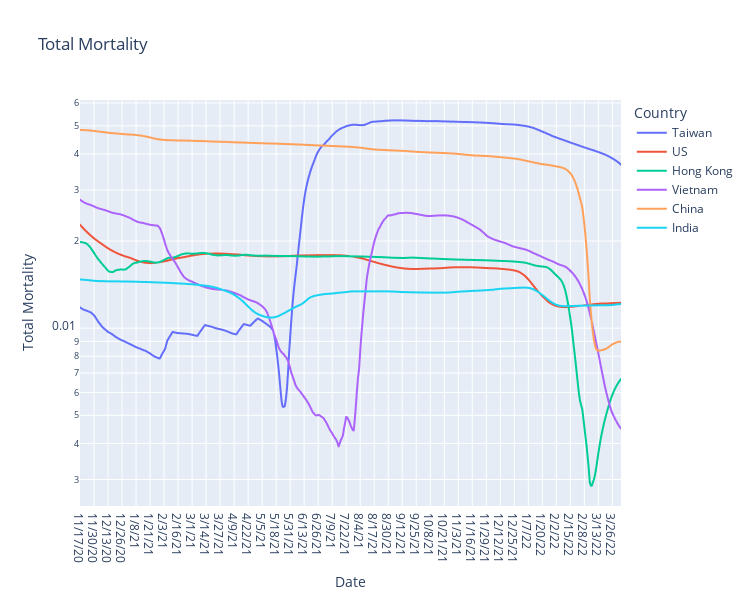

This figure's notebook cell:
### Code cell
ploty_line('Total Mortality', log_plot=True)

### Figure 1 — Plotly figure (JSON) as saved in the notebook; plotly's stock layout.template omitted (floating-point values rounded to 4 significant figures; data arrays with more than 128 entries replaced by an {"elided": "..."} marker saying what was removed)
{"data": [{"hovertemplate": "Country=Taiwan<br>Date=%{x}<br>Total Mortality=%{y}<extra></extra>", "legendgroup": "Taiwan", "line": {"color": "#636efa", "dash": "solid"}, "marker": {"symbol": "circle"}, "mode": "lines", "name": "Taiwan", "showlegend": true, "type": "scattergl", "x": {"elided": "503 str values"}, "xaxis": "x", "y": {"elided": "503 float values"}, "yaxis": "y"}, {"hovertemplate": "Country=US<br>Date=%{x}<br>Total Mortality=%{y}<extra></extra>", "legendgroup": "US", "line": {"color": "#EF553B", "dash": "solid"}, "marker": {"symbol": "circle"}, "mode": "lines", "name": "US", "showlegend": true, "type": "scattergl", "x": {"elided": "503 str values"}, "xaxis": "x", "y": {"elided": "503 float values"}, "yaxis": "y"}, {"hovertemplate": "Country=Hong Kong<br>Date=%{x}<br>Total Mortality=%{y}<extra></extra>", "legendgroup": "Hong Kong", "line": {"color": "#00cc96", "dash": "solid"}, "marker": {"symbol": "circle"}, "mode": "lines", "name": "Hong Kong", "showlegend": true, "type": "scattergl", "x": {"elided": "503 str values"}, "xaxis": "x", "y": {"elided": "503 float values"}, "yaxis": "y"}, {"hovertemplate": "Country=Vietnam<br>Date=%{x}<br>Total Mortality=%{y}<extra></extra>", "legendgroup": "Vietnam", "line": {"color": "#ab63fa", "dash": "solid"}, "marker": {"symbol": "circle"}, "mode": "lines", "name": "Vietnam", "showlegend": true, "type": "scattergl", "x": {"elided": "503 str values"}, "xaxis": "x", "y": {"elided": "503 float values"}, "yaxis": "y"}, {"hovertemplate": "Country=China<br>Date=%{x}<br>Total Mortality=%{y}<extra></extra>", "legendgroup": "China", "line": {"color": "#FFA15A", "dash": "solid"}, "marker": {"symbol": "circle"}, "mode": "lines", "name": "China", "showlegend": true, "type": "scattergl", "x": {"elided": "503 str values"}, "xaxis": "x", "y": {"elided": "503 float values"}, "yaxis": "y"}, {"hovertemplate": "Country=India<br>Date=%{x}<br>Total Mortality=%{y}<extra></extra>", "legendgroup": "India", "line": {"color": "#19d3f3", "dash": "solid"}, "marker": {"symbol": "circle"}, "mode": "lines", "name": "India", "showlegend": true, "type": "scattergl", "x": {"elided": "503 str values"}, "xaxis": "x", "y": {"elided": "503 float values"}, "yaxis": "y"}], "layout": {"height": 600, "legend": {"title": {"text": "Country"}, "tracegroupgap": 0}, "showlegend": true, "title": {"text": "Total Mortality"}, "width": 750, "xaxis": {"anchor": "y", "domain": [0, 1], "title": {"text": "Date"}}, "yaxis": {"anchor": "x", "domain": [0, 1], "title": {"text": "Total Mortality"}, "type": "log"}}}
